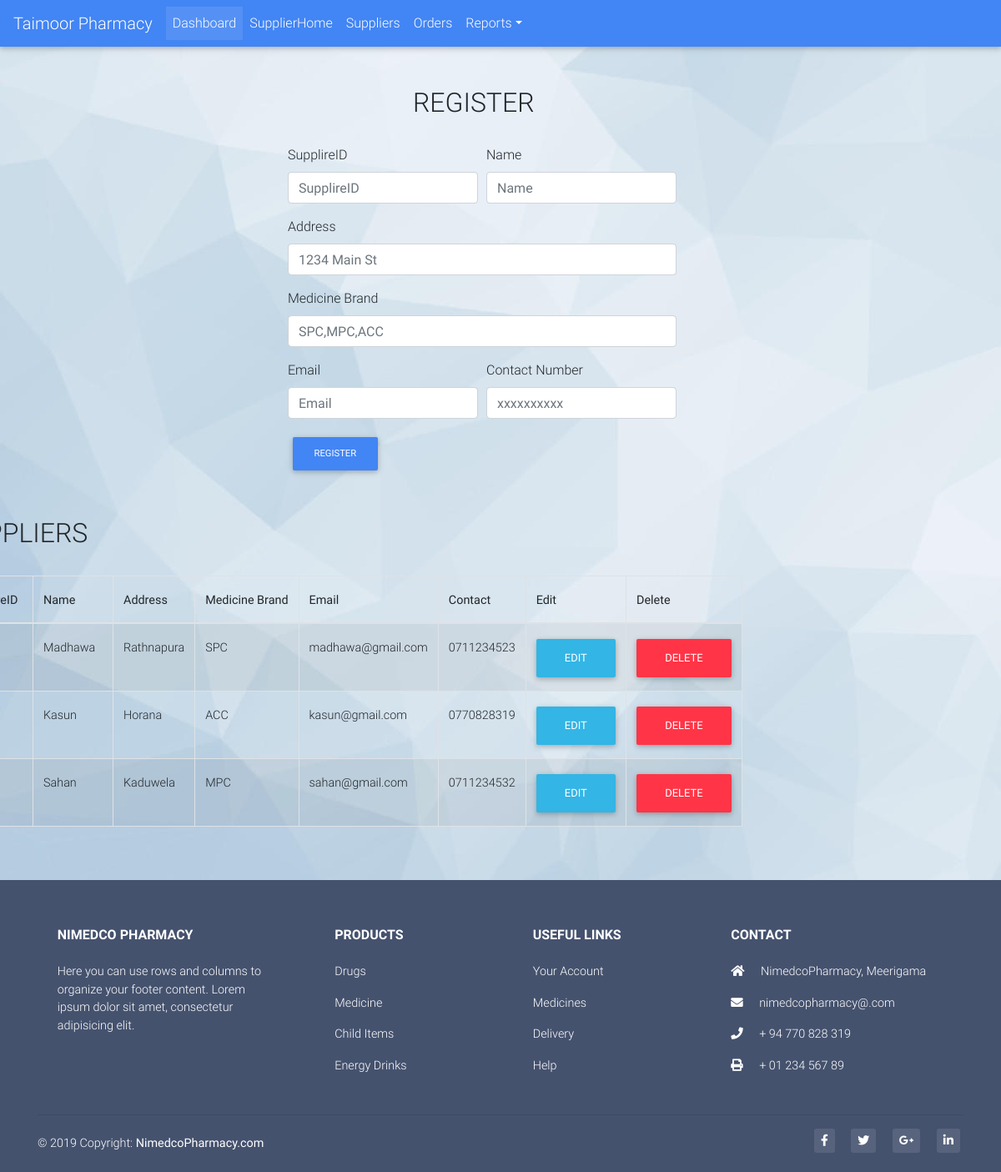
/registerSupplier.php, run on an earlier commit of the app's database.
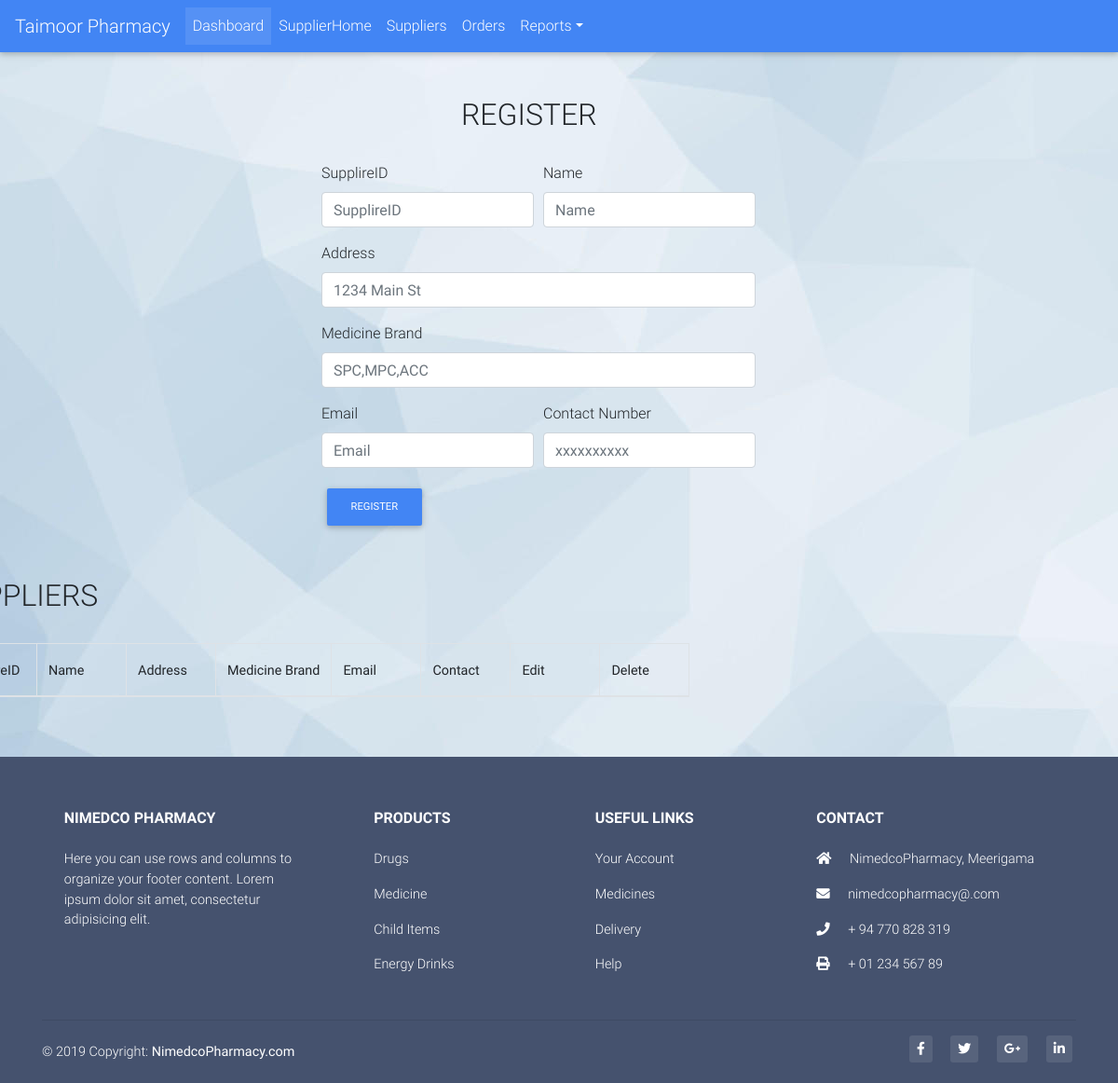
And on a later commit of the database.
### tables this page shows
CREATE TABLE `supplierdetails` (
  `id` int(11) NOT NULL,
  `supplierid` varchar(20) NOT NULL,
  `name` varchar(100) NOT NULL,
  `address` varchar(100) NOT NULL,
  `brand` varchar(100) NOT NULL,
  `email` varchar(100) NOT NULL,
  `contact` varchar(20) NOT NULL
);

### registerSupplier.php (the view, shortened to what the changed rows need)
<!DOCTYPE html>
<html lang="en">
<head>
  <link rel="stylesheet" href="https://use.fontawesome.com/releases/v5.8.2/css/all.css">
  <link href="css/bootstrap.min.css" rel="stylesheet">
  <link href="css/mdb.min.css" rel="stylesheet">
  <link href="css/style.css" rel="stylesheet">
    <link rel="stylesheet" type="text/css" href="https://cdn.datatables.net/v/bs4/dt-1.10.18/datatables.min.css"/>
  <link rel="stylesheet" href="https://use.fontawesome.com/releases/v5.8.2/css/all.css">
</head>
<body background="bg3.jpg">
  <br><br>
  <div class="container">
    <div class="row"  style="margin-left:300px;">
      <div><h2 style="margin-left:150px;">REGISTER</h2>
        <br>
        <?php require_once 'validateSupplier.php';?>
        </div>
      <br><br>
      <div style="margin-left:-402px;margin-top:50px"><h2>SUPPLIERS</h2>
        <br>
        <?php
          $mysqli = new mysqli('localhost', 'ahad', '', 'restaurant') or die (mysqli_error($mysqli));
          $result = $mysqli->query("SELECT * FROM supplierdetails") or die($mysqli->error);
          ?>
        <table id="dtBasicExample" class="table table-striped table-bordered" cellspacing="0" width="100%">
            <thead>
              <tr>
                <th class="th-sm">SupplireID
                </th>
                <th class="th-sm">Name
                </th>
                <th class="th-sm">Address
                </th>
                <th class="th-sm">Medicine Brand
                </th>
                <th class="th-sm">Email
                </th>
                <th class="th-sm">Contact
                </th>
                <th class="th-sm">Edit
                </th>
                <th class="th-sm">Delete
                </th>
              </tr>
            </thead>
            <?php
              while ($row = $result->fetch_assoc()):?>
              <tr>
                  <td><?php echo $row['supplierid']; ?></td>
                  <td><?php echo $row['name']; ?></td>
                  <td><?php echo $row['address']; ?></td>
                  <td><?php echo $row['brand']; ?></td>
                  <td><?php echo $row['email']; ?></td>
                  <td><?php echo $row['contact']; ?></td>
                  <td><a href="registerSupplier.php?edit=<?php echo $row['id']; ?>" class="btn btn-info">Edit</a></td>
                  <td><a href="validateSupplier.php?delete=<?php echo $row['id']; ?>" class="btn btn-danger">Delete</a></td>
              </tr>
                  <?php endwhile; ?>
            </table>
      </div>
    </div>
  </div>
<br>
<br>
</body>
</html>

What changed in the data, as far as the page shows it:
removed supplierdetails: name "Madhawa", address "Rathnapura", brand "SPC", email "madhawa@gmail.com", contact "0711234523"
removed supplierdetails: name "Kasun", address "Horana", brand "ACC", email "kasun@gmail.com", contact "0770828319"
removed supplierdetails: name "Sahan", address "Kaduwela", brand "MPC", email "sahan@gmail.com", contact "0711234532"
